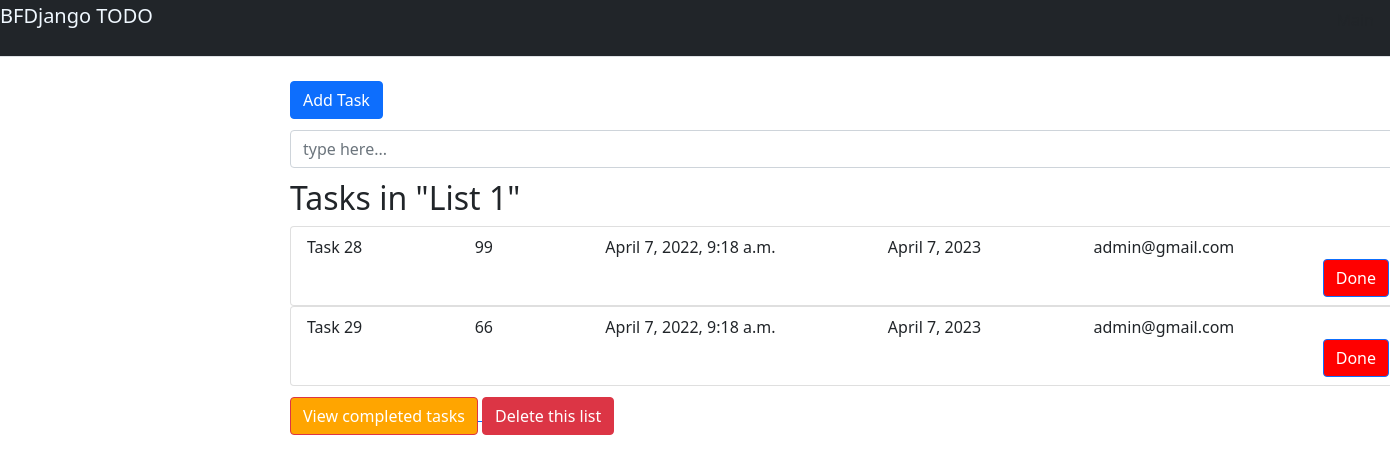
The app's page /completed_todo with its own data.
### main/models.py (models this page shows, shortened)
class TODO(models.Model):
    title = models.TextField(max_length=500)
    added_date = models.DateTimeField()
    due_on = models.DateField()
    owner = models.CharField(max_length=50, null=True)
    is_done = models.BooleanField(default=False)
    color = ColorField(default="blue")
    text_for_done_button = models.CharField(max_length=50, default="Not done")
    class Meta:
        verbose_name = 'Task'
        verbose_name_plural = 'Tasks'

### main/views.py (the view)
# urls.py: path('completed_todo', views.completed_todo , name = 'completed_todo'),
def completed_todo(request):
    a = TODO.objects.all()
    return render(request, 'main/completed_todo_list.html', {'done':a})

### templates/main/completed_todo_list.html
{% extends 'main/base.html' %}
{% block content %}
    <form class="form-row" action="add_todo" method = "post">
        <button type="submit" class="btn btn-primary">Add Task</button>
        <input type="text" class="form-control" name="content" style="margin-top: 1%" id="inlineFormInputGroupUsername" placeholder="type here...">
    </form>
    <h2 style="margin-top: 1%"> Tasks in "List 1"</h2>
    {% for todo_item in done %}
        {% if todo_item.is_done == True %}
            <ul class="list-group">
             <li class="list-group-item" aria-current="true" >
                       <div style="display: inline "> <h8>Task {{ todo_item.id }}</h8> </div>
                        <div style="display: inline ; margin-left: 10%"> {{ todo_item.title }}</div>
                        <div style="display: inline ; margin-left: 10%" > {{ todo_item.added_date }} </div>
                        <div style="display: inline ; margin-left: 10%"> {{ todo_item.due_on }} </div>
                        <div style="display: inline ; margin-left: 10%">  {{ todo_item.owner }} </div>
                        <div  style="display: inline; float: right; margin-left: 10%">
                           <form action="check/{{ todo_item.id }}" method="post"> <button style="background-color: {{ todo_item.color }}" type="button" class="btn btn-primary" >Done</button> </form>
                        </div>
                    </li>
            </ul>
        {% endif %}
    {% endfor %}
    <div style="margin-top: 1%">
        <a class="button" href="{% url 'main:completed_todo' %}" > <button type="button" class="btn btn-primary btn-danger " style="background-color: orange" >View completed tasks</button> </a>
        <form style="display: inline" action="delete_todoOne" method = "post"> <button type="submit" class="btn btn-primary btn-danger" >Delete this list</button></form>
    </div>
{% endblock content %}

### records on screen
TODO: id "28", title "99", added_date "April 7, 2022, 9:18 a.m.", due_on "April 7, 2023", owner "admin@gmail.com"
TODO: id "29", title "66", added_date "April 7, 2022, 9:18 a.m.", due_on "April 7, 2023", owner "admin@gmail.com"
